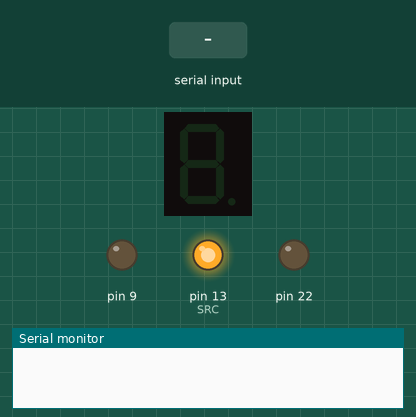
This sketch was run on a simulated Arduino Uno, built with avr-gcc and run on an emulated ATmega328P. Shown: 1-digit seven-segment display, output pins drawn as LEDs (lit = HIGH), the last lines printed to the serial monitor. Wiring (inferred from the names in the program): 1-digit 7-segment display, segments lit when LOW: segments pin 2, pin 4, pin 6, pin 7, pin 8, pin 11, pin 12. The test bench sets the inputs (shaded band). The segment pins are drawn as the display they are named for; pins used as bus, display or sensor lines are not drawn.

Above: at 1.2 s.
1.3 s: "90,45\n" received over Serial
At 1.9 s:
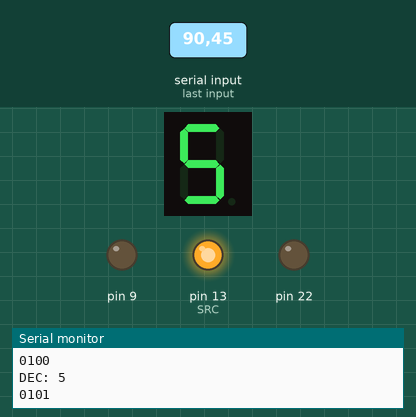
2.8 s: "30,150\n" received over Serial
At 3.1 s:
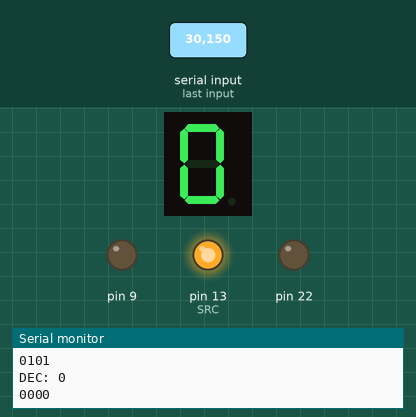
4.3 s: "200\n" received over Serial
5.8 s: "5\n" received over Serial
At 6.4 s:
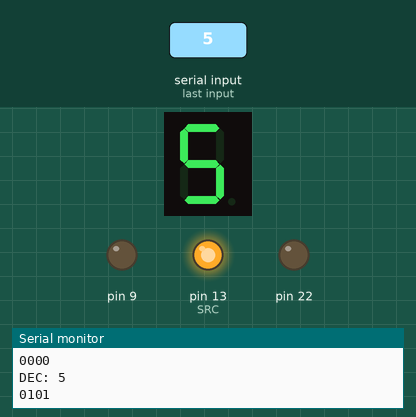
7.3 s: "90\n" received over Serial
At 7.6 s:
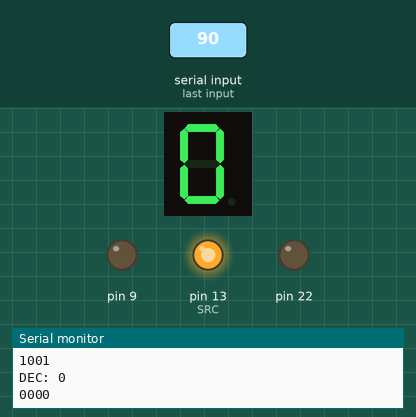
Timing chart, 0 to 9.8 s (numbered marks = the images above; inputs shaded):
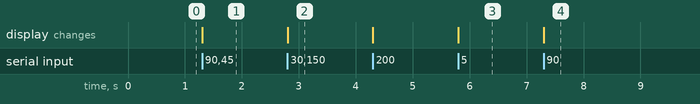

Measured:
- after the input at 1.3 s, the display: first changes at once (image 1 shows a later state)
- after the input at 2.8 s, the display: first changes at once (image 2 shows a later state)
- after the input at 5.8 s, the display: changes at once (image 3)
- after the input at 7.3 s, the display: first changes at once (image 4 shows a later state)

The sketch:

Vincent_Hu_02h.ino
```cpp
// Project 2h
// Vincent Hu

#define A 2
#define B 4
#define C 6
#define D 7
#define E 8
#define F2 11 //F couldn't be used for some reason
#define G 12
#define SRC 13

int inByte; // for incoming serial data
int pins[7] = {A,B,C,D,E,F2,G}; // array of active pins

/*Functions to return specific bit of number*/
int b0(int n) { return n&1; }
int b1(int n) { return (n>>1)&1; }
int b2(int n) { return (n>>2)&1; }
int b3(int n) { return (n>>3)&1; }

/*Functions to return boolean value for activating segs*/
int seg_a(int n){ return !(b1(n)||b3(n)||(b2(n)&&b0(n))||(!b2(n)&&!b0(n))); }
int seg_b(int n){ return (b2(n)&&!b1(n)&&b0(n))||(b2(n)&&b1(n)&&!b0(n)); }
int seg_c(int n){ return !(!b1(n)||b0(n)||b2(n)); }
int seg_d(int n){ return !(b3(n)||(b1(n)&&!b0(n))||(!b2(n)&&b1(n))||(!b2(n)&&!b0(n))||(b2(n)&&!b1(n)&&b0(n))); }
int seg_e(int n){ return !((b1(n)&&!b0(n))||(!b2(n)&&!b0(n))); }
int seg_f(int n){ return (b1(n)&&b0(n))||(!b2(n)&&b1(n))||(!b3(n)&&!b2(n)&&b0(n)); }
int seg_g(int n){ return (b2(n)&&b1(n)&&b0(n))||(!b3(n)&&!b2(n)&&!b1(n)); }

/*Prints out truth table for each digit*/
void debug_seg()
{
  for(int num = 0; num < 10; num++)
  {
   Serial.print(seg_a(num));
   Serial.print(seg_b(num));
   Serial.print(seg_c(num));
   Serial.print(seg_d(num));
   Serial.print(seg_e(num));
   Serial.print(seg_f(num));
   Serial.print(seg_g(num));
   Serial.println();
  }
}

// turns segs on/off based on num
void displayNum(int num)
{
  digitalWrite(A, seg_a(num));
  digitalWrite(B, seg_b(num));
  digitalWrite(C, seg_c(num));
  digitalWrite(D, seg_d(num));
  digitalWrite(E, seg_e(num));
  digitalWrite(F2, seg_f(num));
  digitalWrite(G, seg_g(num));
}

void setup() {

  Serial.begin(9600); // opens serial port, sets data rate to 9600 baud

  pinMode(SRC, OUTPUT); // on-board LED is pin 13 (port B, pin 5)
  digitalWrite(SRC, HIGH);

  for(int i = 0; i < 8; i++)
  {
    pinMode(pins[i], OUTPUT);
    digitalWrite(pins[i], HIGH);
  }
}

void loop() {
 if (Serial.available() > 0) {
    // read the incoming byte:

    inByte = Serial.read();
    int num = inByte - '0';

    // display num if is a num, otherwise just loop through the nums for fun
    if(num >= 0 && num < 10)
    {
      // print out decimal and binary representations of number
      Serial.print("DEC: ");
      Serial.println(num, DEC); // decimal

      Serial.print(b3(num));
      Serial.print(b2(num));
      Serial.print(b1(num));
      Serial.println(b0(num));

      displayNum(num);
    }
 }

}
```
